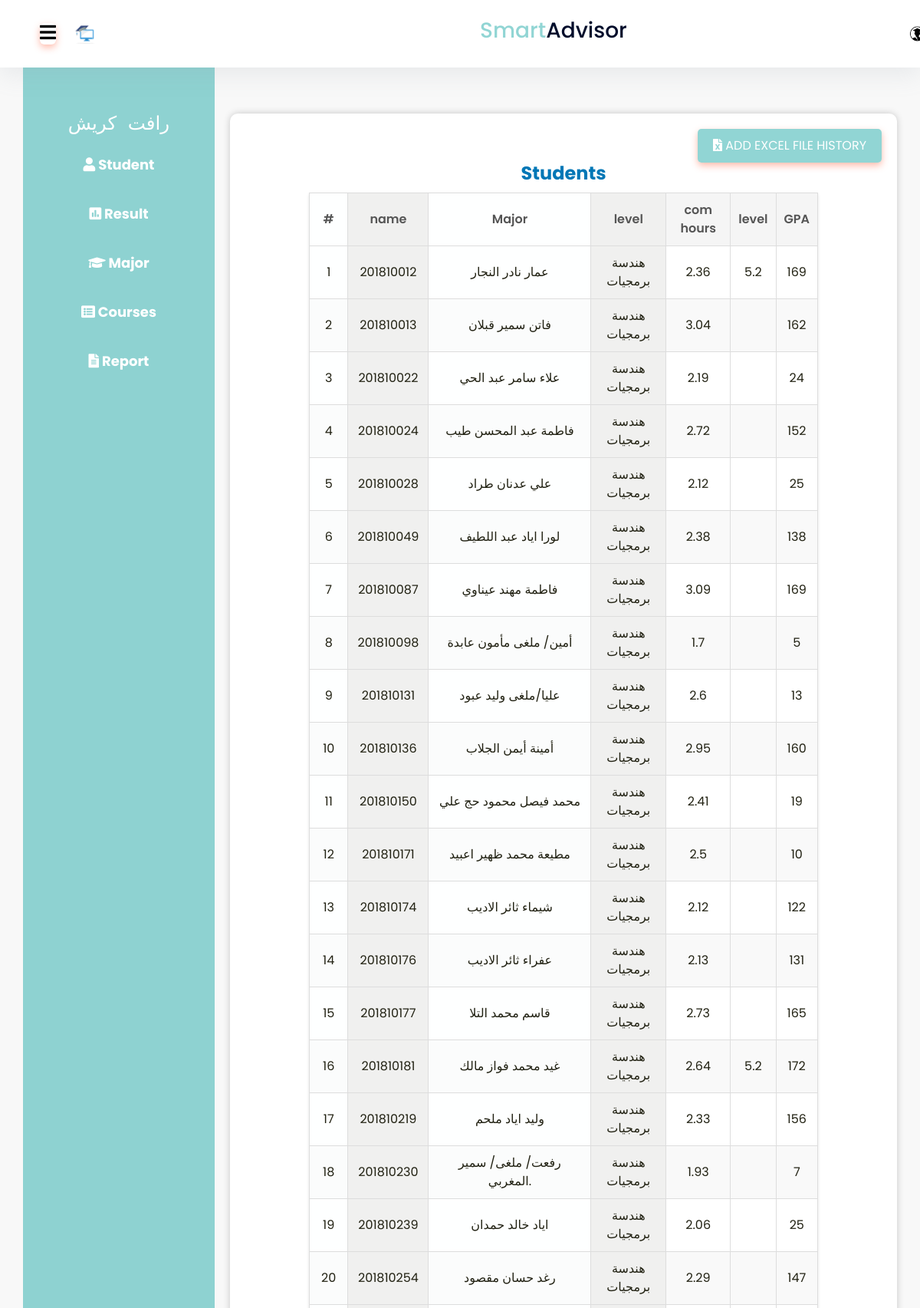
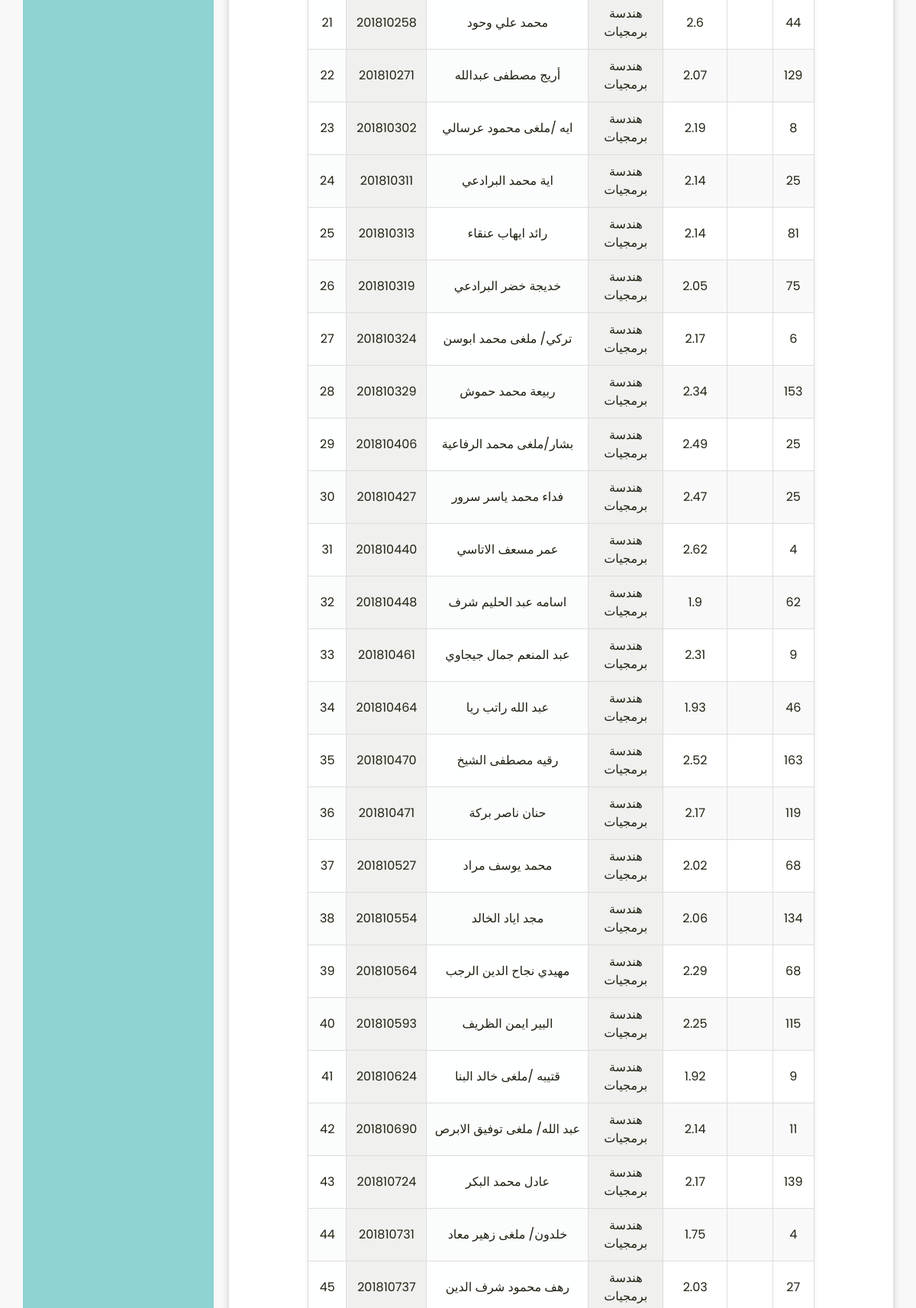
Page /students/ (signed in, upper part) on the committed database (2 pictures, top to bottom).
### smartadvisor/models.py (models this page shows, shortened)
class Advisor (models.Model):
    user= models.OneToOneField(User,on_delete=models.CASCADE,null=False)
    name =  models.CharField(max_length=50)
    department = models.OneToOneField(Department , on_delete=models.CASCADE,null=True)
    def __str__(self) :
            return  str(self.name)

class Student (models.Model):
    university_ID=models.CharField(max_length=50,null=True)
    name = models.CharField(max_length=50 , null=True)
    major=models.ForeignKey(Major,on_delete=models.CASCADE,null=True)
    GPA = models.CharField(max_length=50,null=True)
    level = models.ForeignKey(Level , on_delete=models.CASCADE,null=True)
    Hours_count= models.IntegerField(null=True)

class Major(models.Model):
    name =models.CharField(max_length=50)
    department=models.ForeignKey(Department,on_delete=models.CASCADE,null=False)

class Level (models.Model):
    level =models.CharField(max_length=50)
    semester_name=models.ForeignKey(semester_name,on_delete=models.CASCADE,null=True)

### smartadvisor/views.py (the view)
# urls.py: path('students/',students , name='students'),
@login_required(login_url='login')
def students(request):
    user = request.user
    students = Student.objects.filter(major__department=user.advisor.department )
    context={}
    context={
        'students':students
    }
    return render (request,'students/students.html',context)

### smartadvisor/templates/students/students.html (shortened to what this page needs)
{% extends 'home/home.html'%}
{% block content%}
<div class="add-excel-button">
    <button class="btn btn-primary" onclick="document.getElementById('excelFileInput').click();">
        <i class="fas fa-file-excel"></i> Add Excel File history
    </button>
    <h1> students</h1>
    <div class="report-table-container">
        <table class="report-table">
                        <th> # </th>
                        <th>name</th>
                        <th>Major</th>
                        <th>level</th>
                        <th> com hours</th>
                        <th> level </th>
                        <th>GPA</th>
                <tbody>
                    {% for student in students%}
                    <tr>
                        <td>{{forloop.counter}}</td>
                        <td>{{student.university_ID}}</td>
                        <td>{{student.name}}</td>
                        <td>{{student.major.name}}</td>
                        <td>{{student.GPA}}</td>
                        <td>{{student.level.level}}</td>
                        <td>{{student.Hours_count}}</td>
                    </tr>
                    {%endfor%}
                </tbody>
            </table>
            <br>
        </div>
    </div>
</div>
{% endblock content%}

### smartadvisor/templates/home/home.html (shortened to what this page needs)
{% extends 'index/index.html'%}
{% block pages%}
<div class="container mt-5">
    <div class="row">
        <div class="col-md-3" id="sidebar" class="custom-sidebar">
            <div class="static-content">
            <ul type="circle">
                <ul><h3 class="Admin"><pre>   {{user.advisor}}   </pre></h3></ul>
                <li><a href="{% url 'students'%}"><i class="fas fa-user"></i> Student</a></li>
                <li><a href="{% url 'courses'%}"><i class="fas fa-poll"></i> Result</a></li>
                <li><a href="{% url 'major'%}"><i class="fas fa-graduation-cap"></i> Major</a></li>
                 <li><a href="{% url 'allcourses'%}"><i class="fas fa-list-alt"></i> Courses</a></li>
                 <li><a href="{% url 'report'%}"><i class="fas fa-file-alt"></i> Report</a></li>
              </ul>
            </div>
        </div>
        <div class="col-md-9" id="main-content">
            {% block content%}
            {% endblock content%}
        </div>
            {% endblock pages%}

### smartadvisor/templates/index/index.html (shortened to what this page needs)
<!DOCTYPE html>
{% load static%}
<html lang="en">
<head>
    <link rel="stylesheet" href="https://cdn.jsdelivr.net/npm/bootstrap@5.3.0/dist/css/bootstrap.min.css">
    <link rel="stylesheet" type="text/css" href="{% static 'css/test.css' %}">
    <link rel="stylesheet" type="text/css" href="{% static 'css/stylenav.css' %}">
    <link rel="stylesheet" type="text/css" href="{%  static 'css/uni.css' %}">
    <link rel="stylesheet" type="text/css" href="{% static  'css/table.css' %}">
    <link rel="stylesheet" href="https://cdnjs.cloudflare.com/ajax/libs/font-awesome/5.15.3/css/all.min.css">
</head>
<body>
    <div class="navigation-wrap bg-light start-header start-style">
        <div class="container">
            <div class="row">
                <div class="col-12">
                    <nav class="navbar navbar-expand-md navbar-light">
                        <a class="navbar-brand ml-auto" href="{% static 'images/logoL.jpg'%}" target="_blank">
                            <img src="{% static 'images/logoL.jpg' %}" alt="">
                        </a>
                        <h3 class="text-center"><span class="word3">Smart</span><span class="word4">Advisor</span></h3>
                        <button id="sidebarToggle" class="btn btn-light sidebar-toggle-button">
                            <div class="button-content">
                                <i id="toggleIcon" class="fas fa-bars"></i>
                            </div>
                        </button>
                        <a class="navbar-brand mr-auto" href="{% static 'images/logoR.jpg'%}" target="_blank">
                            <img src="{% static 'images/logoR.jpg'%}" alt="">
                        </a>
                    </nav>
                </div>
            </div>
        </div>
    </div>
  {% block pages %}
  {% endblock pages %}
</body>
</html>

### static/css/test.css (style rules this page uses)
.navbar-brand { font-size: 24px; }
#sidebar { width:250px; background-color: #14a5a377; color: #fff; display: flex; flex-direction: column; align-items: center; justify-content: center; min-height: 100vh; transform: translateX(0); transition: transform 1s; top: 0; left: 0; bottom: 0; }
#sidebar ul { list-style: none; padding: 0; }
#sidebar li { margin-bottom: 20px; }
#sidebar a { text-decoration: none; color: #fff; font-size: 18px; font-weight: bold; text-align: center; display: block; padding: 10px 20px; transition: color 0.3s; }
#main-content { flex: 1; text-align: center; background-color: #fff; border-radius: 10px; box-shadow: 0 0 10px rgba(0, 0, 0, 0.2); padding: 20px; margin-top: 100px; margin-left: 20px; transition: margin-left 2s; width: 100%; }
.text-center { text-align: center; }
.word3 { color: #14a5a377; }
.word4 { color: #000d2b; }
#sidebarToggle { background: none; border: none; padding: 0; cursor: pointer; position: absolute; top: 10px; left: 10px; z-index: 999; transition: 1s; }
#sidebarToggle i { font-size: 24px; transition: transform 1s; }
.static-content { position: fixed; top: 100px; }

### static/css/stylenav.css (style rules this page uses)
body { font-family: 'Poppins', sans-serif; font-size: 16px; line-height: 24px; font-weight: 400; color: #212112; background-image: url('https://s3-us-west-2.amazonaws.com/s.cdpn.io/1462889/pat-back.svg'); background-position: center; background-repeat: repeat; background-size: 7%; background-color: #fff; overflow-x: hidden; transition: all 200ms linear; }
.start-header { opacity: 1; transform: translateY(0); padding: 20px 0; box-shadow: 0 10px 30px 0 rgba(138, 155, 165, 0.15); -webkit-transition : all 0.3s ease-out; transition : all 0.3s ease-out; z-index: 100; }
.navigation-wrap { position: fixed; width: 100%; top: 0; left: 0; z-index: 1000; -webkit-transition : all 0.3s ease-out; transition : all 0.3s ease-out; }
.navbar { padding: 0; }
.navbar-brand img { height: 38px; width: auto; display: block; -webkit-transition : all 0.3s ease-out; transition : all 0.3s ease-out; padding-left: 50px; }
.navbar-brand.ml-auto img { margin-right: 480px; }
.navbar-brand.mr-auto img { margin-left: 300px; }
.bg-light { background-color: #fff !important; transition: all 200ms linear; }
h1 { font-size: 48px; line-height: 1.2; font-weight: 700; color: #212112; text-align: center; }
* { margin: 0; padding: 0; box-sizing: border-box; }

### static/css/uni.css (style rules this page uses)
* { margin: 0; padding: 0; box-sizing: border-box; }
body { background-color: #f8f8f8; font-family: 'Poppins', sans-serif; font-size: 16px; line-height: 24px; font-weight: 400; color: #212112; overflow-x: hidden; transition: all 200ms linear; }
h1 { font-size: 48px; line-height: 1.2; font-weight: 700; color: #212112; margin-bottom: 20px; text-transform: capitalize; }
button { padding: 12px 24px; background-color: #000822; color: #fff; border: none; border-radius: 30px; cursor: pointer; transition: background-color 0.4s, transform 0.4s; font-weight: bold; text-transform: uppercase; box-shadow: 0 4px 10px rgba(255, 87, 51, 0.4); }
.btn-primary { background-color: #14a5a377; color: #000d2b; }

### static/css/table.css (style rules this page uses)
h1 { font-size: 24px; margin-bottom: 10px; color: #333; }
.report-table-container { margin: 0 auto; width: 80%; }
.report-table { width: 100%; border-collapse: collapse; background: #fff; box-shadow: 0px 2px 4px rgba(0, 0, 0, 0.1); }
.report-table th, .report-table td { padding: 10px; text-align: center; border: 1px solid #ddd; }
.report-table th { background: #f5f5f5; color: #555; font-weight: 600; }
.report-table tbody tr:nth-child(2n) { background: #f9f9f9; }
.add-excel-button { text-align: right; margin-bottom: 20px; }
.add-excel-button button { background: #14a5a377; color: #fff; border: none; padding: 10px 20px; font-size: 16px; border-radius: 5px; transition: background 0.3s; }
h1 { color: #0077b6; }
.report-table th:nth-child(1), .report-table td:nth-child(1) { background: rgba(252, 254, 255, 0.404); }
.report-table th:nth-child(2), .report-table td:nth-child(2) { background: rgb(240, 240, 239); }
.report-table th:nth-child(3), .report-table td:nth-child(3) { background: rgba(252, 254, 255, 0.404) ; }
.report-table th:nth-child(4), .report-table td:nth-child(4) { background: rgb(240, 240, 239);; }

### rows in the picture
Student: university_ID "201810012", name "عمار نادر النجار", major.name "هندسة برمجيات", GPA "2.36", level.level "5.2", Hours_count "169"
Student: university_ID "201810013", name "فاتن سمير قبلان", major.name "هندسة برمجيات", GPA "3.04", Hours_count "162"
Student: university_ID "201810022", name "علاء سامر عبد الحي", major.name "هندسة برمجيات", GPA "2.19", Hours_count "24"
Student: university_ID "201810024", name "فاطمة عبد المحسن طيب", major.name "هندسة برمجيات", GPA "2.72", Hours_count "152"
Student: university_ID "201810028", name "علي عدنان طراد", major.name "هندسة برمجيات", GPA "2.12", Hours_count "25"
Student: university_ID "201810049", name "لورا اياد عبد اللطيف", major.name "هندسة برمجيات", GPA "2.38", Hours_count "138"
Student: university_ID "201810087", name "فاطمة مهند عيناوي", major.name "هندسة برمجيات", GPA "3.09", Hours_count "169"
Student: university_ID "201810098", name "أمين/ ملغى مأمون عابدة", major.name "هندسة برمجيات", GPA "1.7", Hours_count "5"
Student: university_ID "201810131", name "عليا/ملغى وليد عبود", major.name "هندسة برمجيات", GPA "2.6", Hours_count "13"
Student: university_ID "201810136", name "أمينة أيمن الجلاب", major.name "هندسة برمجيات", GPA "2.95", Hours_count "160"
Student: university_ID "201810150", name "محمد فيصل محمود حج علي", major.name "هندسة برمجيات", GPA "2.41", Hours_count "19"
Student: university_ID "201810171", name "مطيعة محمد ظهير اعبيد", major.name "هندسة برمجيات", GPA "2.5", Hours_count "10"
Student: university_ID "201810174", name "شيماء ثائر الاديب", major.name "هندسة برمجيات", GPA "2.12", Hours_count "122"
Student: university_ID "201810176", name "عفراء ثائر الاديب", major.name "هندسة برمجيات", GPA "2.13", Hours_count "131"
Student: university_ID "201810177", name "قاسم محمد التلا", major.name "هندسة برمجيات", GPA "2.73", Hours_count "165"
Student: university_ID "201810181", name "غيد محمد فواز مالك", major.name "هندسة برمجيات", GPA "2.64", level.level "5.2", Hours_count "172"
Student: university_ID "201810219", name "وليد اياد ملحم", major.name "هندسة برمجيات", GPA "2.33", Hours_count "156"
Student: university_ID "201810230", name "رفعت/ ملغى/ سمير المغربي.", major.name "هندسة برمجيات", GPA "1.93", Hours_count "7"
Student: university_ID "201810239", name "اياد خالد حمدان", major.name "هندسة برمجيات", GPA "2.06", Hours_count "25"
Student: university_ID "201810254", name "رغد حسان مقصود", major.name "هندسة برمجيات", GPA "2.29", Hours_count "147"
Student: university_ID "201810258", name "محمد علي وحود", major.name "هندسة برمجيات", GPA "2.6", Hours_count "44"
Student: university_ID "201810271", name "أريج مصطفى عبدالله", major.name "هندسة برمجيات", GPA "2.07", Hours_count "129"
Student: university_ID "201810302", name "ايه /ملغى محمود عرسالي", major.name "هندسة برمجيات", GPA "2.19", Hours_count "8"
Student: university_ID "201810311", name "اية محمد البرادعي", major.name "هندسة برمجيات", GPA "2.14", Hours_count "25"
Student: university_ID "201810313", name "رائد ايهاب عنقاء", major.name "هندسة برمجيات", GPA "2.14", Hours_count "81"
Student: university_ID "201810319", name "خديجة خضر البرادعي", major.name "هندسة برمجيات", GPA "2.05", Hours_count "75"
Student: university_ID "201810324", name "تركي/ ملغى محمد ابوسن", major.name "هندسة برمجيات", GPA "2.17", Hours_count "6"
Student: university_ID "201810329", name "ربيعة محمد حموش", major.name "هندسة برمجيات", GPA "2.34", Hours_count "153"
Student: university_ID "201810406", name "بشار/ملغى محمد الرفاعية", major.name "هندسة برمجيات", GPA "2.49", Hours_count "25"
Student: university_ID "201810427", name "فداء محمد ياسر سرور", major.name "هندسة برمجيات", GPA "2.47", Hours_count "25"
Student: university_ID "201810440", name "عمر مسعف الاتاسي", major.name "هندسة برمجيات", GPA "2.62", Hours_count "4"
Student: university_ID "201810448", name "اسامه عبد الحليم شرف", major.name "هندسة برمجيات", GPA "1.9", Hours_count "62"
Student: university_ID "201810461", name "عبد المنعم جمال جيجاوي", major.name "هندسة برمجيات", GPA "2.31", Hours_count "9"
Student: university_ID "201810464", name "عبد الله راتب ريا", major.name "هندسة برمجيات", GPA "1.93", Hours_count "46"
Student: university_ID "201810470", name "رقيه مصطفى الشيخ", major.name "هندسة برمجيات", GPA "2.52", Hours_count "163"
Student: university_ID "201810471", name "حنان ناصر بركة", major.name "هندسة برمجيات", GPA "2.17", Hours_count "119"
Student: university_ID "201810527", name "محمد يوسف مراد", major.name "هندسة برمجيات", GPA "2.02", Hours_count "68"
Student: university_ID "201810554", name "مجد اياد الخالد", major.name "هندسة برمجيات", GPA "2.06", Hours_count "134"
Student: university_ID "201810564", name "مهيدي نجاح الدين الرجب", major.name "هندسة برمجيات", GPA "2.29", Hours_count "68"
Student: university_ID "201810593", name "البير ايمن الظريف", major.name "هندسة برمجيات", GPA "2.25", Hours_count "115"
Student: university_ID "201810624", name "قتيبه /ملغى خالد البنا", major.name "هندسة برمجيات", GPA "1.92", Hours_count "9"
Student: university_ID "201810690", name "عبد الله/ ملغى توفيق الابرص", major.name "هندسة برمجيات", GPA "2.14", Hours_count "11"
Student: university_ID "201810724", name "عادل محمد البكر", major.name "هندسة برمجيات", GPA "2.17", Hours_count "139"
Student: university_ID "201810731", name "خلدون/ ملغى زهير معاد", major.name "هندسة برمجيات", GPA "1.75", Hours_count "4"
Student: university_ID "201810737", name "رهف محمود شرف الدين", major.name "هندسة برمجيات", GPA "2.03", Hours_count "27"

### other values in the picture
{{ user.advisor }} "رافت كريش"
